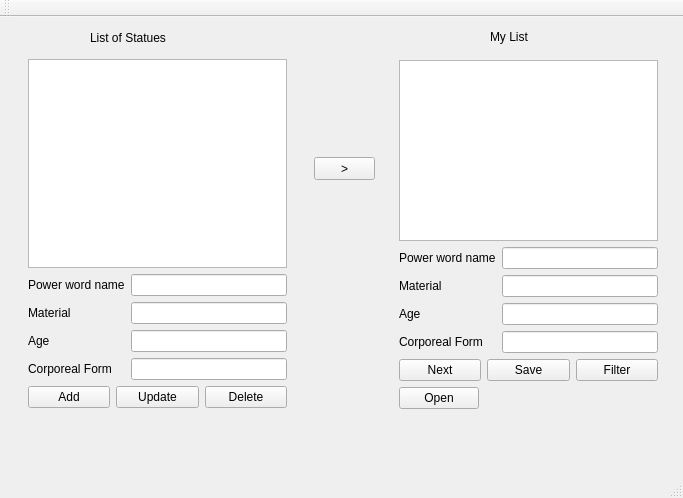
<?xml version="1.0" encoding="UTF-8"?>
<ui version="4.0">
 <class>Lab12OOPClass</class>
 <widget class="QMainWindow" name="Lab12OOPClass">
  <property name="geometry">
   <rect>
    <x>0</x>
    <y>0</y>
    <width>683</width>
    <height>498</height>
   </rect>
  </property>
  <property name="windowTitle">
   <string>Lab12OOP</string>
  </property>
  <widget class="QWidget" name="centralWidget">
   <widget class="QLabel" name="ListOfStatuesLabel">
    <property name="geometry">
     <rect>
      <x>90</x>
      <y>10</y>
      <width>131</width>
      <height>21</height>
     </rect>
    </property>
    <property name="text">
     <string>List of Statues</string>
    </property>
   </widget>
   <widget class="QWidget" name="layoutWidget">
    <property name="geometry">
     <rect>
      <x>17</x>
      <y>31</y>
      <width>281</width>
      <height>371</height>
     </rect>
    </property>
    <layout class="QVBoxLayout" name="ModeALayout">
     <item>
      <widget class="QListWidget" name="listOfStatues"/>
     </item>
     <item>
      <layout class="QFormLayout" name="formLayout">
       <item row="0" column="0">
        <widget class="QLabel" name="PowerWordNameLabel">
         <property name="text">
          <string>Power word name</string>
         </property>
        </widget>
       </item>
       <item row="0" column="1">
        <widget class="QLineEdit" name="lineEditPowerWordName"/>
       </item>
       <item row="1" column="0">
        <widget class="QLabel" name="materialLabel">
         <property name="text">
          <string>Material</string>
         </property>
        </widget>
       </item>
       <item row="1" column="1">
        <widget class="QLineEdit" name="lineEditMaterial"/>
       </item>
       <item row="2" column="0">
        <widget class="QLabel" name="ageLabel">
         <property name="text">
          <string>Age</string>
         </property>
        </widget>
       </item>
       <item row="2" column="1">
        <widget class="QLineEdit" name="lineEditAge"/>
       </item>
       <item row="3" column="0">
        <widget class="QLabel" name="corporealFormLabel">
         <property name="text">
          <string>Corporeal Form</string>
         </property>
        </widget>
       </item>
       <item row="3" column="1">
        <widget class="QLineEdit" name="lineEditCorporealForm"/>
       </item>
      </layout>
     </item>
     <item>
      <layout class="QHBoxLayout" name="horizontalLayout">
       <item>
        <widget class="QPushButton" name="addButton">
         <property name="text">
          <string>Add</string>
         </property>
        </widget>
       </item>
       <item>
        <widget class="QPushButton" name="updateButton">
         <property name="text">
          <string>Update</string>
         </property>
        </widget>
       </item>
       <item>
        <widget class="QPushButton" name="deleteButton">
         <property name="text">
          <string>Delete</string>
         </property>
        </widget>
       </item>
      </layout>
     </item>
    </layout>
   </widget>
   <widget class="QLabel" name="MyListLabel">
    <property name="geometry">
     <rect>
      <x>490</x>
      <y>10</y>
      <width>81</width>
      <height>20</height>
     </rect>
    </property>
    <property name="text">
     <string>My List</string>
    </property>
   </widget>
   <widget class="QPushButton" name="switch_2">
    <property name="geometry">
     <rect>
      <x>314</x>
      <y>140</y>
      <width>61</width>
      <height>23</height>
     </rect>
    </property>
    <property name="text">
     <string>&gt;</string>
    </property>
   </widget>
   <widget class="QWidget" name="">
    <property name="geometry">
     <rect>
      <x>388</x>
      <y>32</y>
      <width>281</width>
      <height>371</height>
     </rect>
    </property>
    <layout class="QVBoxLayout" name="verticalLayout">
     <item>
      <widget class="QListWidget" name="Mylist"/>
     </item>
     <item>
      <layout class="QFormLayout" name="formLayout_2">
       <item row="0" column="0">
        <widget class="QLabel" name="savePowerWordNameLabelModeB">
         <property name="text">
          <string>Power word name</string>
         </property>
        </widget>
       </item>
       <item row="0" column="1">
        <widget class="QLineEdit" name="lineEditPowerWordNameModeB"/>
       </item>
       <item row="1" column="0">
        <widget class="QLabel" name="MaterialLabelModeB">
         <property name="text">
          <string>Material</string>
         </property>
        </widget>
       </item>
       <item row="1" column="1">
        <widget class="QLineEdit" name="lineEditMaterialModeB"/>
       </item>
       <item row="2" column="0">
        <widget class="QLabel" name="LabelAgeModeB">
         <property name="text">
          <string>Age</string>
         </property>
        </widget>
       </item>
       <item row="2" column="1">
        <widget class="QLineEdit" name="lineEditAgeModeB"/>
       </item>
       <item row="3" column="0">
        <widget class="QLabel" name="LabelCorporealFormModeB">
         <property name="text">
          <string>Corporeal Form</string>
         </property>
        </widget>
       </item>
       <item row="3" column="1">
        <widget class="QLineEdit" name="lineEditCorporealFormModeB"/>
       </item>
      </layout>
     </item>
     <item>
      <layout class="QFormLayout" name="formLayout_3">
       <item row="1" column="0">
        <widget class="QPushButton" name="OpenButton">
         <property name="text">
          <string>Open</string>
         </property>
        </widget>
       </item>
       <item row="0" column="0" colspan="2">
        <layout class="QHBoxLayout" name="horizontalLayout_2">
         <item>
          <widget class="QPushButton" name="NextButton">
           <property name="text">
            <string>Next</string>
           </property>
          </widget>
         </item>
         <item>
          <widget class="QPushButton" name="SaveButton">
           <property name="text">
            <string>Save</string>
           </property>
          </widget>
         </item>
         <item>
          <widget class="QPushButton" name="FilterButton">
           <property name="text">
            <string>Filter</string>
           </property>
          </widget>
         </item>
        </layout>
       </item>
      </layout>
     </item>
    </layout>
   </widget>
  </widget>
  <widget class="QMenuBar" name="menuBar">
   <property name="geometry">
    <rect>
     <x>0</x>
     <y>0</y>
     <width>683</width>
     <height>22</height>
    </rect>
   </property>
  </widget>
  <widget class="QToolBar" name="mainToolBar">
   <attribute name="toolBarArea">
    <enum>TopToolBarArea</enum>
   </attribute>
   <attribute name="toolBarBreak">
    <bool>false</bool>
   </attribute>
  </widget>
  <widget class="QStatusBar" name="statusBar"/>
 </widget>
 <layoutdefault spacing="6" margin="11"/>
 <resources>
  <include location="Lab12OOP.qrc"/>
 </resources>
 <connections/>
</ui>
